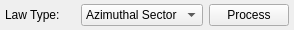
            <widget class="QWidget" name="widget" native="true">
             <property name="maximumSize">
              <size>
               <width>310</width>
               <height>30</height>
              </size>
             </property>
             <layout class="QHBoxLayout" name="horizontalLayout_7">
              <property name="leftMargin">
               <number>5</number>
              </property>
              <property name="topMargin">
               <number>1</number>
              </property>
              <property name="rightMargin">
               <number>5</number>
              </property>
              <property name="bottomMargin">
               <number>1</number>
              </property>
              <item>
               <widget class="QLabel" name="LabelLawType">
                <property name="sizePolicy">
                 <sizepolicy hsizetype="Fixed" vsizetype="Fixed">
                  <horstretch>0</horstretch>
                  <verstretch>0</verstretch>
                 </sizepolicy>
                </property>
                <property name="minimumSize">
                 <size>
                  <width>70</width>
                  <height>25</height>
                 </size>
                </property>
                <property name="text">
                 <string>Law Type:</string>
                </property>
               </widget>
              </item>
              <item>
               <widget class="QComboBox" name="ComLawType">
                <item>
                 <property name="text">
                  <string>Azimuthal Sector</string>
                 </property>
                </item>
                <item>
                 <property name="text">
                  <string>Linear Sector</string>
                 </property>
                </item>
                <item>
                 <property name="text">
                  <string>TFM Sector</string>
                 </property>
                </item>
               </widget>
              </item>
              <item>
               <widget class="QPushButton" name="BtnProcessLaw">
                <property name="text">
                 <string>Process</string>
                </property>
               </widget>
              </item>
             </layout>
            </widget>
